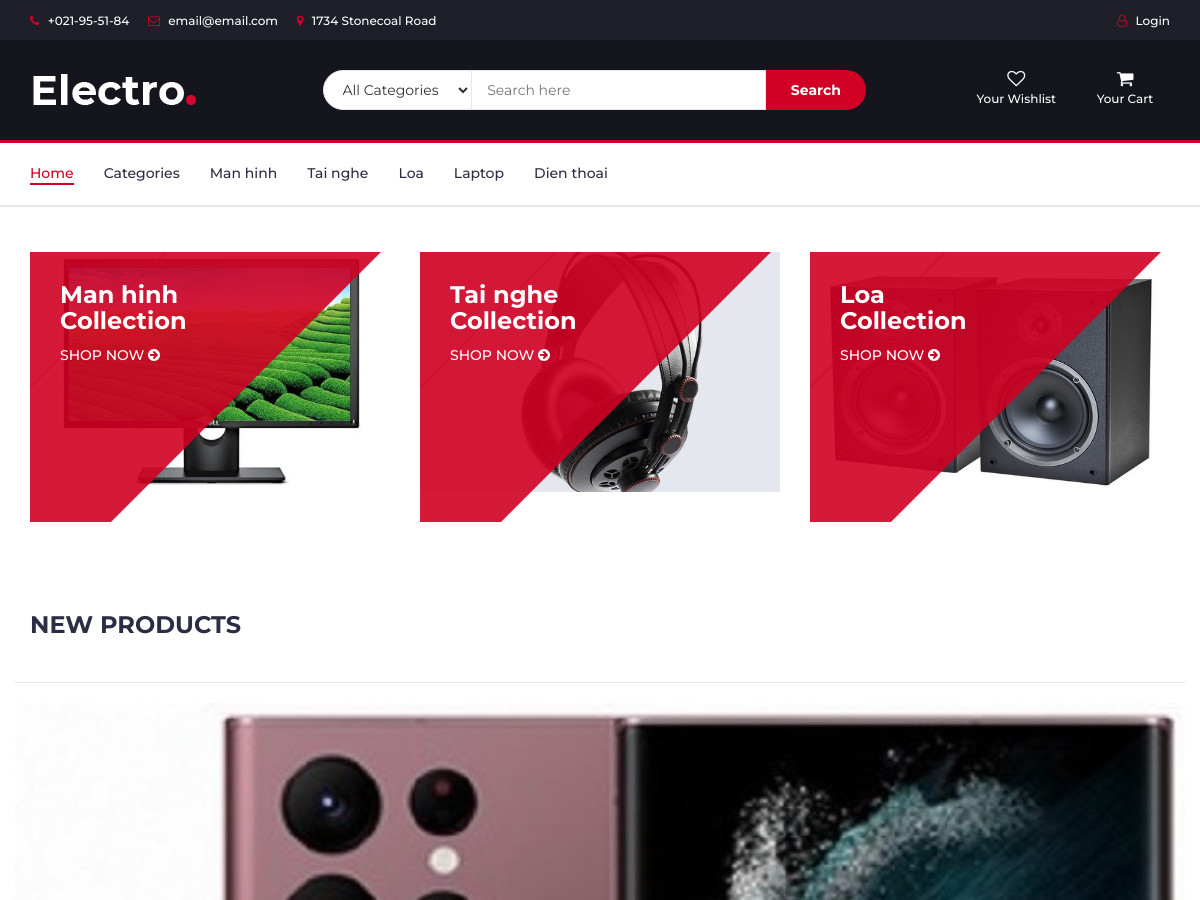
Before: / (upper part) with the older database file.
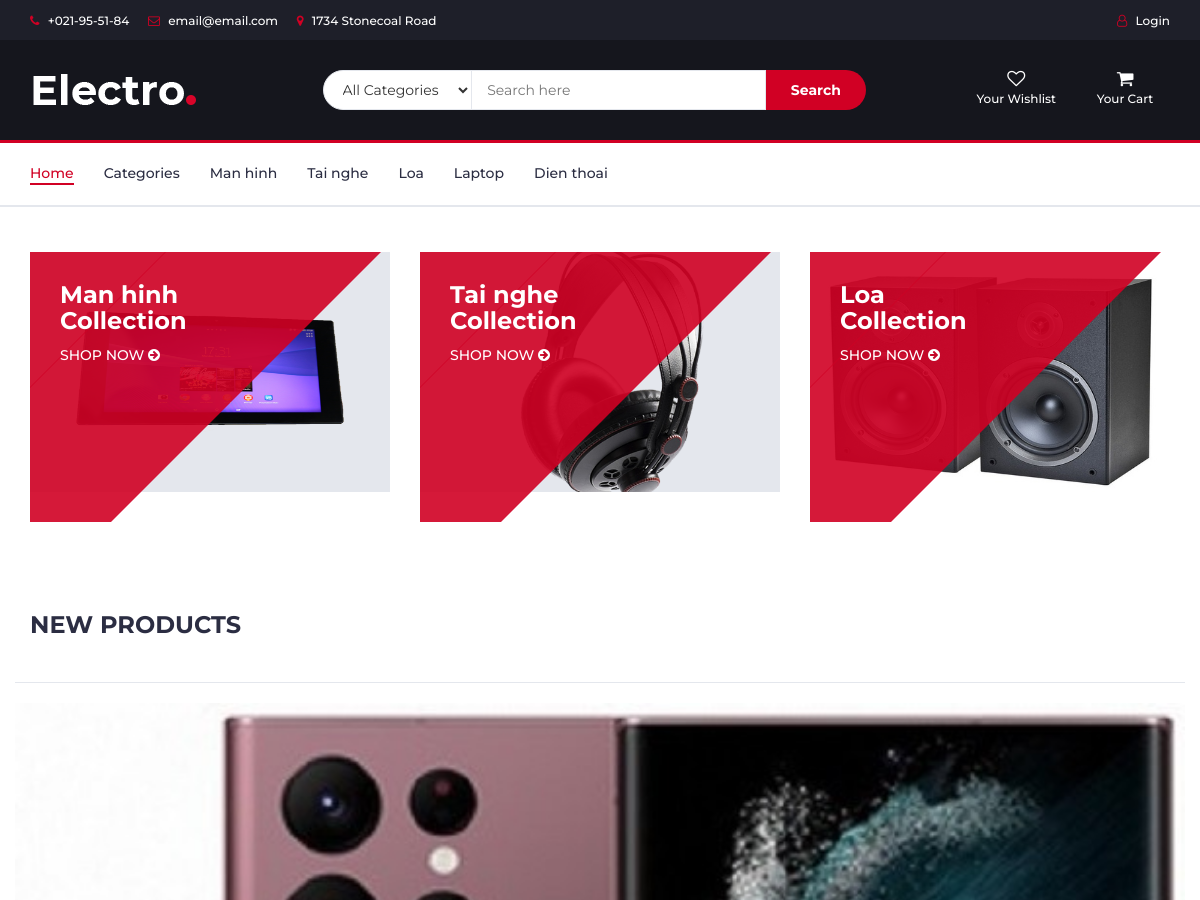
After: the same page with the newer database file.
### tables this page shows
CREATE TABLE IF NOT EXISTS `protypes` (
  `type_id` int(10) NOT NULL AUTO_INCREMENT,
  `type_name` varchar(100) NOT NULL,
  `image` varchar(100) NOT NULL,
  PRIMARY KEY (`type_id`)
);

### models/db.php (called while the page is built)
<?php
class Db
{
    public static $connection;
    public function __construct()
    {
        if (!self::$connection) {
            self::$connection = new mysqli(DB_HOST, DB_USER, DB_PASSWORD, DB_NAME, PORT);
            self::$connection->set_charset(DB_CHARSET);
        }
        return self::$connection;
    }
}

### models/productmodels.php (called while the page is built, shortened)
<?php
class Product extends Db
{
    public function getAllProducts()
    {
        $sql = self::$connection->prepare("SELECT * FROM products");
        $sql->execute();
        $items = $sql->get_result()->fetch_all(MYSQLI_ASSOC);
        return $items;
    }
    public function getAlltype()
    {
        $sql = self::$connection->prepare("SELECT * FROM protypes");
        $sql->execute();
        $items = $sql->get_result()->fetch_all(MYSQLI_ASSOC);
        return $items;
    }
}

### index.php (the view, shortened to what this page needs)
<?php
include 'head.php';
?>
<body>
    <?php include "header.php"; ?>
    <nav id="navigation">
        <div class="container">
            <div id="responsive-nav">
                <ul class="main-nav nav navbar-nav">
                    <li class="active"><a href="index.php">Home</a></li>
                    <li><a href="store.php">Categories</a></li>
                    <?php
                    $gettype = new Product;
                    $getallType = $gettype->getAlltype();
                    foreach ($getallType as $value) : ?>
                    <li><a href="store.php?id=<?php echo $value['type_id'] ?>"><?php echo $value['type_name'] ?></a>
                    </li>
                    <?php
                    endforeach;
                    ?>
                </ul>
            </div>
        </div>
    </nav>
    <div class="section">
        <div class="container">
            <div class="row">
                <?php
                $num = 0;
                foreach ($getallType as $value) :
                    if ($num < 3) :
                        $num++;
                ?>
                <div class="col-md-4 col-xs-6">
                    <div class="shop">
                        <div class="shop-img">
                            <img src="img/<?php echo $value['image'] ?>" alt="">
                        </div>
                        <div class="shop-body">
                            <h3><?php echo $value['type_name'] ?><br>Collection</h3>
                            <a href="store.php?id=<?php echo $value['type_id'] ?>" class="cta-btn">Shop now <i
                                    class="fa fa-arrow-circle-right"></i></a>
                        </div>
                    </div>
                </div>
                <?php
                    endif;
                endforeach;
                ?>
            </div>
        </div>
    </div>
    <div class="section">
        <div class="container">
            <div class="row">
                <div class="col-md-12">
                    <div class="section-title">
                        <h3 class="title">New Products</h3>
                    </div>
                </div>
                <div class=" col-md-12">
                    <div class="row">
                        <div class="products-tabs">
                            <div id="tab1" class="tab-pane active">
                                <div class="products-slick" data-nav="#slick-nav-1">
                                    <?php
                                    $product = new Product;
                                    $getAllproduct = $product->getAllProducts();
                                    foreach ($getAllproduct as $value) :
                                    ?>
                                    <div class="product">
                                        <div class="product-img">
                                        </div>
                                    </div>
                                    <?php endforeach; ?>
                                </div>
                            </div>
                        </div>
                    </div>
                </div>
            </div>
        </div>
    </div>
</body>
</html>

Changed rows visible on the page:
changed protypes "Man hinh": image: a different picture
